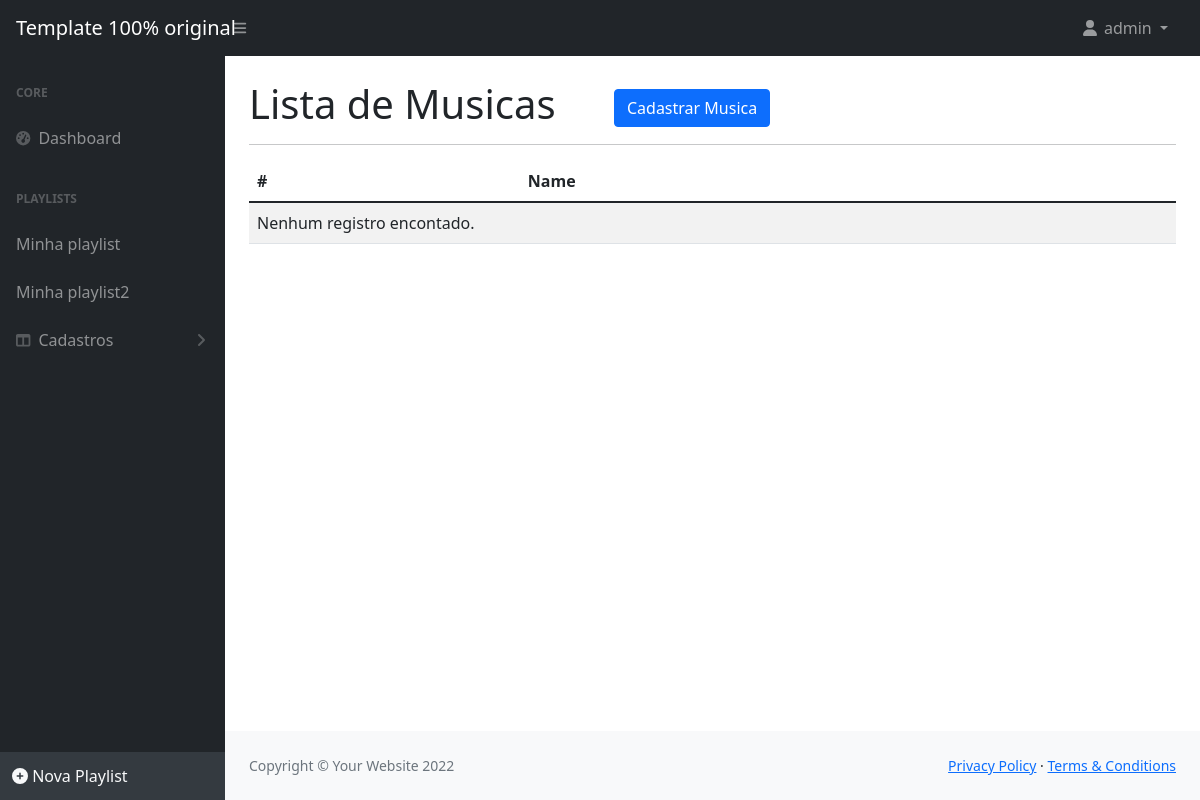
Page /listar/musica/ (signed in) on the earlier database version.
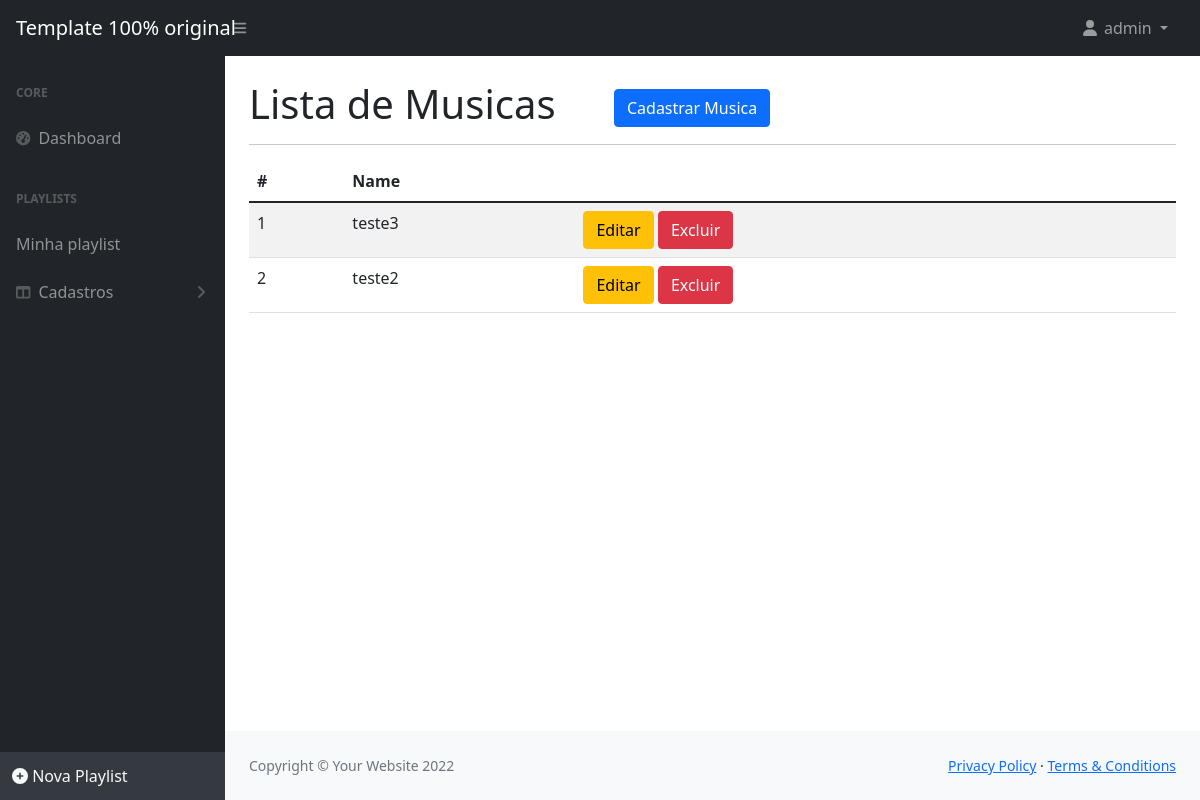
Same page on the later database version.
### cadastros/models.py (models this page shows, shortened)
class Playlist(models.Model):
    name = models.CharField(
        max_length=255, help_text="Digite o nome da playlist", default="Minha playlist", verbose_name='Nome:')
    description = models.CharField(
        max_length=255, help_text="Descrição da playlist", verbose_name='Descrição:')
    user = models.ForeignKey(User, on_delete=models.PROTECT)
    songs = models.ManyToManyField(Song, related_name="playlists")
    created_at = models.DateTimeField(auto_now_add=True)
    updated_at = models.DateTimeField(auto_now=True)

class Song(models.Model):
    name = models.CharField(
        max_length=255, help_text="Digite o nome da musica", verbose_name='Nome:')
    duration = models.TimeField(
        help_text="Digite o tempo de duração da musica", verbose_name='Duração:')
    url = models.URLField(max_length=255)
    author = models.ForeignKey(Author, on_delete=models.PROTECT)
    created_at = models.DateTimeField(auto_now_add=True)
    updated_at = models.DateTimeField(auto_now=True)

### cadastros/views.py (the view)
# urls.py: path('listar/musica/', SongList.as_view(), name='listar-musica'),
class SongList(GroupRequiredMixin, PlaylistContext, ListView):
    model = Song
    group_required = u"Administrador"
    template_name = 'listas/song.html'

### cadastros/templatetags/meus_filtros.py (called while the page is built)
@register.filter(name='validate_user_group')
def validate_user_group(user, group_name):
    if (user.groups.filter(name=group_name)):
        return True
    else:
        return False

### cadastros/views.py (called while the page is built)
    def get_context_data(self, *args, **kwargs):
        context = super().get_context_data(*args, **kwargs)
        if self.request.user.is_authenticated:
            context['playlists'] = Playlist.objects.filter(user=self.request.user)
        else:
            context['playlists'] = None
        return context

### cadastros/templates/listas/song.html
{% extends 'cadastros/modelo.html' %}
{% load static %}
{% block conteudo %}
<h1 class="mt-4">
    Lista de Musicas
    <a href="{% url 'cadastrar-musica' %}" class="btn btn-primary float-right ms-5">
        Cadastrar Musica
    </a>
</h1>
<hr>
<table class="table table-striped">
    <thead>
        <tr>
            <th>#</th>
            <th>Name</th>
        </tr>
    </thead>
    <tbody>
        {% for obj in object_list %}
        <tr>
            <td>{{ obj.pk }}</td>
            <td>{{ obj.name }}</td>
            <td>
                <a href="{% url 'editar-musica' obj.pk %}" class="btn btn-warning">
                    Editar</a>
                <a href="{% url 'excluir-musica' obj.pk %}" class="btn btn-danger">
                    Excluir</a>
            </td>
        </tr>
        {% empty %}
        <tr>
            <td colspan="100%">Nenhum registro encontado.</td>
        </tr>
        {% endfor %}
    </tbody>
</table>
{% endblock %}

### cadastros/templates/cadastros/modelo.html (shortened to what this page needs)
{% load static %}
{% load meus_filtros %}
<!DOCTYPE html>
<html lang="pt-br">
<head>
	<link href="https://cdn.jsdelivr.net/npm/simple-datatables@latest/dist/style.css" rel="stylesheet" />
	<link href="{% static 'css/styles.css' %}" rel="stylesheet" />
</head>
<body class="sb-nav-fixed">
	{% block menu %}
	<nav class="sb-topnav navbar navbar-expand navbar-dark bg-dark">
		<a class="navbar-brand ps-3" href="{% url 'index' %}">Template 100% original</a>
		<button class="btn btn-link btn-sm order-1 order-lg-0 me-4 me-lg-0" id="sidebarToggle" href="#!"><i
				class="fas fa-bars"></i></button>
		<ul class="navbar-nav ms-auto ms-md-0 me-3 me-lg-4">
			{% if request.user.is_authenticated %}
			<li class="nav-item dropdown">
				<a class="nav-link dropdown-toggle" id="navbarDropdown" href="#" role="button" data-bs-toggle="dropdown"
					aria-expanded="false">
					<i class="fas fa-user fa-fw"></i>
					{{ request.user }}
				</a>
			</li>
			{% else %}
			<li class="nav-item">
				<a class="btn btn-success" href="{% url 'login' %}">Entrar</a>
			</li>
			{% endif %}
		</ul>
	</nav>
	{% endblock %}
	<div id="layoutSidenav">
		{% block menu-lateral %}
		<div id="layoutSidenav_nav">
			<nav class="sb-sidenav accordion sb-sidenav-dark" id="sidenavAccordion">
				<div class="sb-sidenav-menu">
					<div class="nav">
						<div class="sb-sidenav-menu-heading">Core</div>
						<a class="nav-link" href="{% url 'index' %}">
							<div class="sb-nav-link-icon"><i class="fas fa-tachometer-alt"></i></div>
							Dashboard
						</a>
						<div class="sb-sidenav-menu-heading">PLAYLISTS</div>
						{% for playlist in playlists %}
							<a class="nav-link" href="{% url 'listar-playlist' playlist.pk %}">{{playlist.name}}</a>
						{% endfor %}
						{% if request.user|validate_user_group:"Administrador" %}
							<a class="nav-link collapsed" href="#" data-bs-toggle="collapse" data-bs-target="#collapseLayouts"
								aria-expanded="false" aria-controls="collapseLayouts">
								<div class="sb-nav-link-icon"><i class="fas fa-columns"></i></div>
								Cadastros
								<div class="sb-sidenav-collapse-arrow"><i class="fas fa-angle-down"></i></div>
							</a>
						{% endif %}
					</div>
				</div>
				<div class="sb-sidenav-footer">
					<a class="text-light" style="text-decoration: none;" href="{% url 'cadastrar-playlist' %}">
						<i class="fas fa-circle-plus"></i>
						<span style="cursor: pointer"> Nova Playlist </span>
					</a>
				</div>
			</nav>
		</div>
		{% endblock %}
		<div id="layoutSidenav_content">
			<main>
				<div class="container-fluid px-4">
					{% block conteudo %}
					{% endblock %}
			</main>
			<footer class="py-4 bg-light mt-auto">
				<div class="container-fluid px-4">
					<div class="d-flex align-items-center justify-content-between small">
						{% block rodape %}
						<div class="text-muted">Copyright &copy; Your Website 2022</div>
						<div>
							<a href="#">Privacy Policy</a>
							&middot;
							<a href="#">Terms &amp; Conditions</a>
						</div>
						{% endblock %}
					</div>
				</div>
			</footer>
		</div>
	</div>
</body>
</html>

Differences in the rows shown:
removed Playlist: name "Minha playlist2"
added Song: pk "1", name "teste3"
added Song: pk "2", name "teste2"
Other differences:
text no longer shown: "Nenhum registro encontado."
